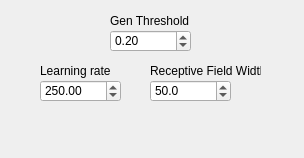
<?xml version="1.0" encoding="UTF-8"?>
<ui version="4.0">
 <class>ParametersLWPRDynamic</class>
 <widget class="QWidget" name="ParametersLWPRDynamic">
  <property name="geometry">
   <rect>
    <x>0</x>
    <y>0</y>
    <width>304</width>
    <height>158</height>
   </rect>
  </property>
  <property name="windowTitle">
   <string>Form</string>
  </property>
  <widget class="QLabel" name="label_41">
   <property name="geometry">
    <rect>
     <x>150</x>
     <y>60</y>
     <width>111</width>
     <height>21</height>
    </rect>
   </property>
   <property name="font">
    <font>
     <pointsize>9</pointsize>
    </font>
   </property>
   <property name="text">
    <string>Receptive Field Width</string>
   </property>
  </widget>
  <widget class="QLabel" name="label_38">
   <property name="geometry">
    <rect>
     <x>110</x>
     <y>10</y>
     <width>81</width>
     <height>21</height>
    </rect>
   </property>
   <property name="font">
    <font>
     <pointsize>9</pointsize>
    </font>
   </property>
   <property name="text">
    <string>Gen Threshold</string>
   </property>
  </widget>
  <widget class="QLabel" name="label_39">
   <property name="geometry">
    <rect>
     <x>40</x>
     <y>60</y>
     <width>71</width>
     <height>21</height>
    </rect>
   </property>
   <property name="font">
    <font>
     <pointsize>9</pointsize>
    </font>
   </property>
   <property name="text">
    <string>Learning rate</string>
   </property>
  </widget>
  <widget class="QDoubleSpinBox" name="lwprInitialDSpin">
   <property name="geometry">
    <rect>
     <x>150</x>
     <y>80</y>
     <width>81</width>
     <height>22</height>
    </rect>
   </property>
   <property name="font">
    <font>
     <pointsize>9</pointsize>
    </font>
   </property>
   <property name="toolTip">
    <string>Initial width of Receptive Fields</string>
   </property>
   <property name="decimals">
    <number>1</number>
   </property>
   <property name="minimum">
    <double>1.000000000000000</double>
   </property>
   <property name="maximum">
    <double>999.000000000000000</double>
   </property>
   <property name="singleStep">
    <double>1.000000000000000</double>
   </property>
   <property name="value">
    <double>50.000000000000000</double>
   </property>
  </widget>
  <widget class="QDoubleSpinBox" name="lwprAlphaSpin">
   <property name="geometry">
    <rect>
     <x>40</x>
     <y>80</y>
     <width>81</width>
     <height>22</height>
    </rect>
   </property>
   <property name="font">
    <font>
     <pointsize>9</pointsize>
    </font>
   </property>
   <property name="toolTip">
    <string>Learning rate</string>
   </property>
   <property name="minimum">
    <double>1.000000000000000</double>
   </property>
   <property name="maximum">
    <double>999.990000000000009</double>
   </property>
   <property name="value">
    <double>250.000000000000000</double>
   </property>
  </widget>
  <widget class="QDoubleSpinBox" name="lwprGenSpin">
   <property name="geometry">
    <rect>
     <x>110</x>
     <y>30</y>
     <width>81</width>
     <height>22</height>
    </rect>
   </property>
   <property name="font">
    <font>
     <pointsize>9</pointsize>
    </font>
   </property>
   <property name="toolTip">
    <string>Generation Threshold</string>
   </property>
   <property name="decimals">
    <number>2</number>
   </property>
   <property name="minimum">
    <double>0.010000000000000</double>
   </property>
   <property name="maximum">
    <double>1.000000000000000</double>
   </property>
   <property name="singleStep">
    <double>0.010000000000000</double>
   </property>
   <property name="value">
    <double>0.200000000000000</double>
   </property>
  </widget>
 </widget>
 <resources/>
 <connections/>
</ui>
